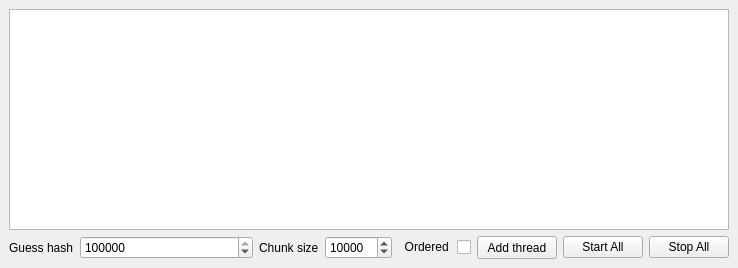
<?xml version="1.0" encoding="UTF-8"?>
<ui version="4.0">
 <class>MainWindow</class>
 <widget class="QMainWindow" name="MainWindow">
  <property name="geometry">
   <rect>
    <x>0</x>
    <y>0</y>
    <width>738</width>
    <height>268</height>
   </rect>
  </property>
  <property name="sizePolicy">
   <sizepolicy hsizetype="Preferred" vsizetype="Expanding">
    <horstretch>0</horstretch>
    <verstretch>0</verstretch>
   </sizepolicy>
  </property>
  <property name="baseSize">
   <size>
    <width>0</width>
    <height>0</height>
   </size>
  </property>
  <property name="windowTitle">
   <string>Distributed Processes Lab 1</string>
  </property>
  <property name="windowIcon">
   <iconset>
    <normaloff>../qka_eleph.ico</normaloff>../qka_eleph.ico</iconset>
  </property>
  <widget class="QWidget" name="centralwidget">
   <property name="sizePolicy">
    <sizepolicy hsizetype="Preferred" vsizetype="Preferred">
     <horstretch>0</horstretch>
     <verstretch>0</verstretch>
    </sizepolicy>
   </property>
   <property name="baseSize">
    <size>
     <width>0</width>
     <height>300</height>
    </size>
   </property>
   <property name="contextMenuPolicy">
    <enum>Qt::NoContextMenu</enum>
   </property>
   <property name="acceptDrops">
    <bool>false</bool>
   </property>
   <layout class="QGridLayout" name="gridLayout">
    <property name="sizeConstraint">
     <enum>QLayout::SetMinimumSize</enum>
    </property>
    <item row="2" column="0">
     <layout class="QHBoxLayout" name="horizontalLayout">
      <property name="sizeConstraint">
       <enum>QLayout::SetMinimumSize</enum>
      </property>
      <item>
       <widget class="QLabel" name="label_2">
        <property name="text">
         <string>Guess hash</string>
        </property>
       </widget>
      </item>
      <item>
       <widget class="QSpinBox" name="spinBox">
        <property name="sizePolicy">
         <sizepolicy hsizetype="Expanding" vsizetype="Fixed">
          <horstretch>0</horstretch>
          <verstretch>0</verstretch>
         </sizepolicy>
        </property>
        <property name="maximum">
         <number>2147483647</number>
        </property>
        <property name="value">
         <number>1234567</number>
        </property>
       </widget>
      </item>
      <item>
       <widget class="QLabel" name="label_chunk">
        <property name="text">
         <string>Chunk size</string>
        </property>
       </widget>
      </item>
      <item>
       <widget class="QSpinBox" name="spinBox_chunk">
        <property name="minimum">
         <number>1</number>
        </property>
        <property name="maximum">
         <number>2147483647</number>
        </property>
        <property name="value">
         <number>10000</number>
        </property>
       </widget>
      </item>
      <item>
       <widget class="QCheckBox" name="checkBoxOrder">
        <property name="layoutDirection">
         <enum>Qt::RightToLeft</enum>
        </property>
        <property name="text">
         <string>Ordered </string>
        </property>
        <property name="checked">
         <bool>false</bool>
        </property>
       </widget>
      </item>
      <item>
       <widget class="QPushButton" name="pushButtonAddThread">
        <property name="sizePolicy">
         <sizepolicy hsizetype="Minimum" vsizetype="Fixed">
          <horstretch>0</horstretch>
          <verstretch>0</verstretch>
         </sizepolicy>
        </property>
        <property name="maximumSize">
         <size>
          <width>131</width>
          <height>32</height>
         </size>
        </property>
        <property name="text">
         <string>Add thread</string>
        </property>
       </widget>
      </item>
      <item>
       <widget class="QPushButton" name="pushButtonStartAll">
        <property name="text">
         <string>Start All</string>
        </property>
       </widget>
      </item>
      <item>
       <widget class="QPushButton" name="pushButtonStopAll">
        <property name="text">
         <string>Stop All</string>
        </property>
       </widget>
      </item>
     </layout>
    </item>
    <item row="1" column="0">
     <widget class="QTextBrowser" name="textBrowser">
      <property name="enabled">
       <bool>true</bool>
      </property>
      <property name="sizePolicy">
       <sizepolicy hsizetype="Expanding" vsizetype="Preferred">
        <horstretch>0</horstretch>
        <verstretch>0</verstretch>
       </sizepolicy>
      </property>
      <property name="minimumSize">
       <size>
        <width>32</width>
        <height>208</height>
       </size>
      </property>
      <property name="focusPolicy">
       <enum>Qt::ClickFocus</enum>
      </property>
     </widget>
    </item>
    <item row="4" column="0">
     <layout class="QVBoxLayout" name="verticalLayout">
      <property name="sizeConstraint">
       <enum>QLayout::SetMinimumSize</enum>
      </property>
     </layout>
    </item>
   </layout>
  </widget>
 </widget>
 <tabstops>
  <tabstop>spinBox</tabstop>
  <tabstop>spinBox_chunk</tabstop>
  <tabstop>checkBoxOrder</tabstop>
  <tabstop>pushButtonAddThread</tabstop>
  <tabstop>pushButtonStartAll</tabstop>
  <tabstop>pushButtonStopAll</tabstop>
 </tabstops>
 <resources/>
 <connections/>
</ui>
